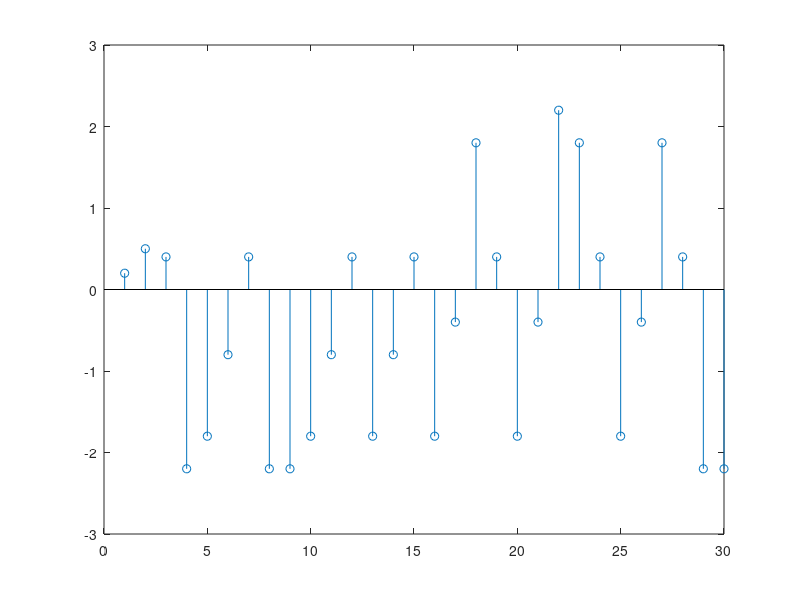
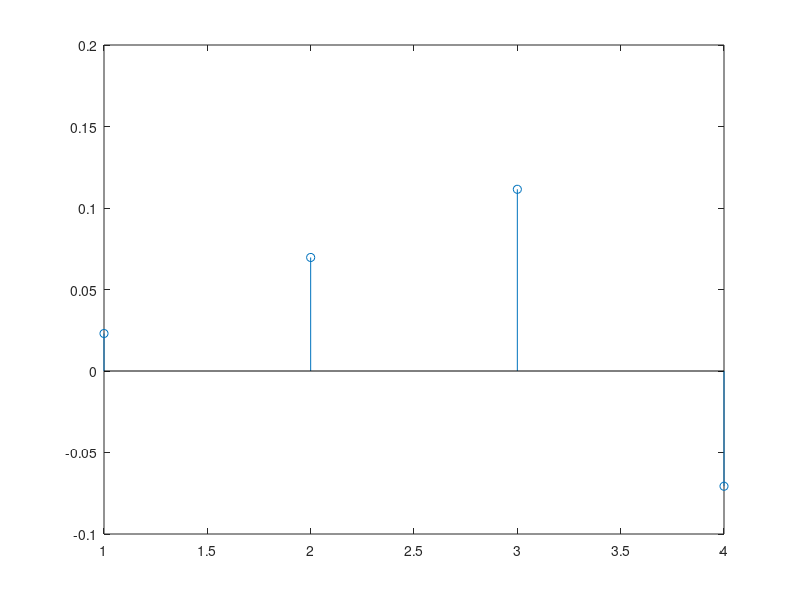
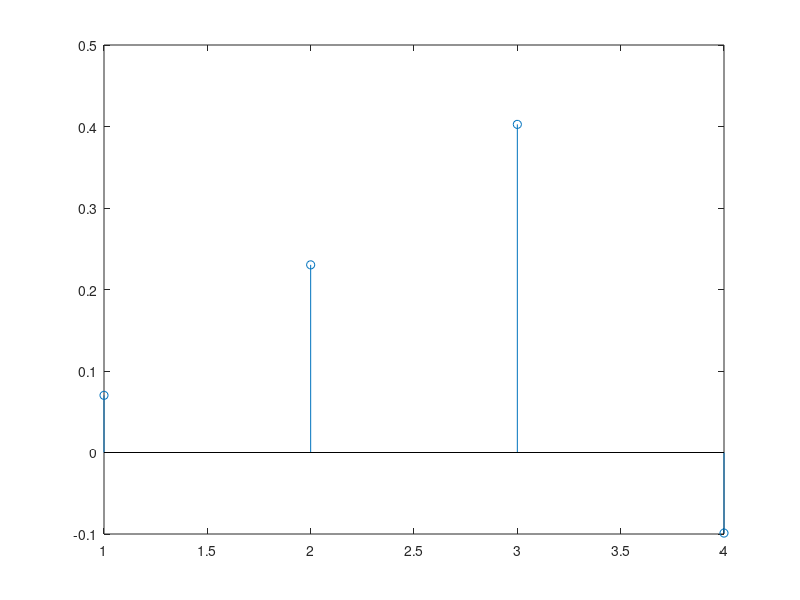
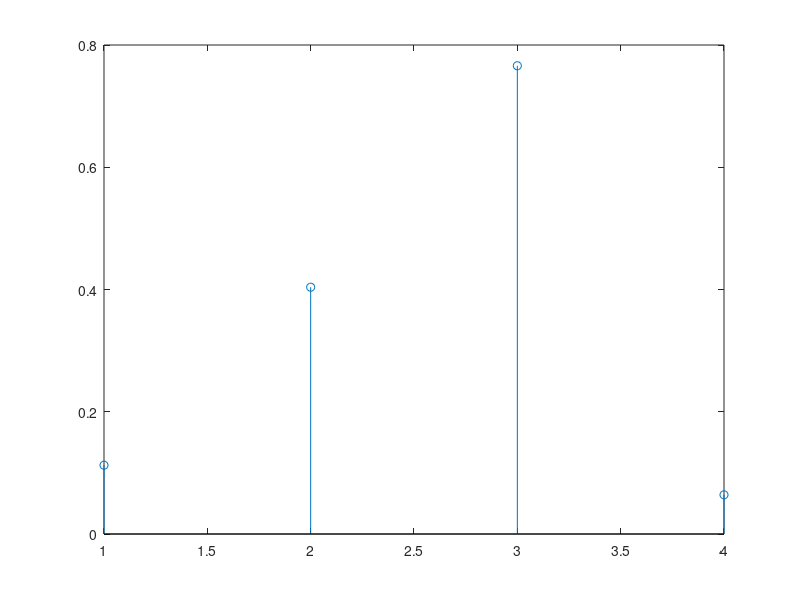

MATLAB code to generate these figures, in order:
N = 1000000;

s = sign(randn(N,1));
h = [0.2; 0.7; 1.3];

x_ = conv(h,s);
x_ = x_(1:end-1);
x_ = x_ ;
figure, stem(x_(1:30));


std=0.01;              
meanValue=0;         
x = x_ + std*randn(size(x_)) + meanValue;
x = x_(1:end-1);

%% item a
rx_0 = (x.' *x)/length(x);
rx_1 = (x(1:end-1).'*x(2:end))/(length(x)-1);
rx_2 = (x(1:end-2).'*x(3:end))/(length(x)-2);
rx_3 = (x(1:end-3).'*x(4:end))/(length(x)-3);
rx_4 = (x(1:end-4).'*x(5:end))/(length(x)-4);
rx_5 = (x(1:end-5).'*x(6:end))/(length(x)-5);

%Rx = [rx_0 rx_1 rx_2 rx_3 rx_4; 
%      rx_1 rx_0 rx_1 rx_2 rx_3; 
%      rx_2 rx_1 rx_0 rx_1 rx_2;
%      rx_3 rx_2 rx_1 rx_0 rx_1;
%      rx_4 rx_3 rx_2 rx_1 rx_0];

Rx = [rx_0 rx_1 ; 
      rx_1 rx_0];
%% item b
%pxd_0 = [(x.'*s)/length(x); 
%         (x(1:end-1).'*s(2:end))/(length(x)-1);
%         (x(1:end-2).'*s(3:end))/(length(x)-2);
%         (x(1:end-3).'*s(4:end))/(length(x)-3);
%         (x(1:end-4).'*s(5:end))/(length(x)-4)];

pxd_0 = [(x.'*s)/length(x); 
         (x(1:end-1).'*s(2:end))/(length(x)-1)];

%pxd_1 = [(x(2:end).'*s(1:end-1)/(length(x)-1));
%         (x.'*s)/length(x); 
%        (x(1:end-1).'*s(2:end))/(length(x)-1);
%         (x(1:end-2).'*s(3:end))/(length(x)-2);
%         (x(1:end-3).'*s(4:end))/(length(x)-3)];

pxd_1 = [(x(2:end).'*s(1:end-1)/(length(x)-1));
         (x.'*s)/length(x)];

%pxd_2 = [(x(3:end).'*s(1:end-2)/(length(x)-2));
%         (x(2:end).'*s(1:end-1)/(length(x)-1));
%         (x.'*s)/length(x);
%         (x(1:end-1).'*s(2:end))/(length(x)-1);
%         (x(1:end-2).'*s(3:end))/(length(x)-2)];
     
pxd_2 = [(x(3:end).'*s(1:end-2)/(length(x)-2));
         (x(2:end).'*s(1:end-1)/(length(x)-1))];     

%pxd_3 = [(x(4:end).'*s(1:end-3)/(length(x)-3));
%         (x(3:end).'*s(1:end-2)/(length(x)-2));
%         (x(2:end).'*s(1:end-1)/(length(x)-1));
%         (x.'*s)/length(x);
%         (x(1:end-1).'*s(2:end))/(length(x)-1)];
     
pxd_3 = [(x(4:end).'*s(1:end-3)/(length(x)-3));
         (x(3:end).'*s(1:end-2)/(length(x)-2))];     
     
%pxd_4 = [(x(5:end).'*s(1:end-4)/(length(x)-4));
%         (x(4:end).'*s(1:end-3)/(length(x)-3));
%         (x(3:end).'*s(1:end-2)/(length(x)-2));
%         (x(2:end).'*s(1:end-1)/(length(x)-1));
%         (x.'*s)/length(x)];     
     
pxd_4 = [(x(5:end).'*s(1:end-4)/(length(x)-4));
         (x(4:end).'*s(1:end-3)/(length(x)-3))];       
     
%pxd_5 = [(x(6:end).'*s(1:end-5)/(length(x)-5));
%         (x(5:end).'*s(1:end-4)/(length(x)-4));
%         (x(4:end).'*s(1:end-3)/(length(x)-3));
%         (x(3:end).'*s(1:end-2)/(length(x)-2));
%         (x(2:end).'*s(1:end-1)/(length(x)-1))];     
     
pxd_5 = [(x(6:end).'*s(1:end-5)/(length(x)-5));
         (x(5:end).'*s(1:end-4)/(length(x)-4))];     

 %% item c
wo_0 = inv(Rx)*pxd_0;
wo_1 = inv(Rx)*pxd_1;
wo_2 = inv(Rx)*pxd_2;
wo_3 = inv(Rx)*pxd_3;
wo_4 = inv(Rx)*pxd_4;
wo_5 = inv(Rx)*pxd_5;


J0 = std^2 - pxd_0.'*inv(Rx)*pxd_0;
J1 = std^2 - pxd_1.'*inv(Rx)*pxd_1;
J2 = std^2 - pxd_2.'*inv(Rx)*pxd_2;
J3 = std^2 - pxd_3.'*inv(Rx)*pxd_3;
J4 = std^2 - pxd_4.'*inv(Rx)*pxd_4;
J5 = std^2 - pxd_5.'*inv(Rx)*pxd_5;

%% item d


%% item e
y0 = conv(h,wo_0)
figure, stem(y0);
hold on
y1 = conv(h,wo_1)
figure, stem(y1);
hold on
y2 = conv(h,wo_2)
figure, stem(y2);
hold on
y3 = conv(h,wo_3)
figure, stem(y3);
hold on

%% item f